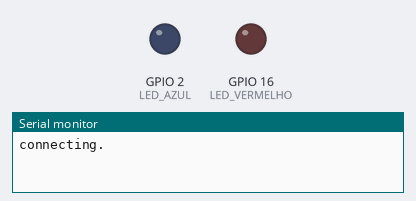
This sketch was run on a simulated ESP8266 (NodeMCU). Shown: output pins drawn as LEDs (lit = HIGH), the last lines printed to the serial monitor. WiFi joins after 1.5 s; servers stay silent unless stated.

Above: at 0.1 s.
At 1.7 s:
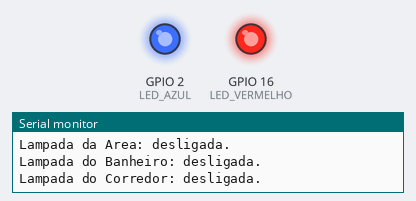
Timing chart, 0 to 3.2 s (numbered marks = the images above):
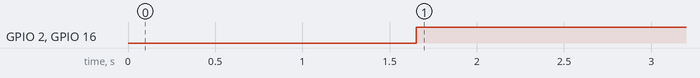

Measured:
- by itself, GPIO 2 (LED_AZUL), GPIO 16 (LED_VERMELHO): LOW → HIGH at 1.7 s

The sketch:

casa_tads_20192.ino
```cpp
#include <ESP8266WiFi.h>
#include <FirebaseArduino.h>

//wi-fi e autenticação no Firebase
#define FIREBASE_HOST "https://casa-6f76f.firebaseio.com/"
#define FIREBASE_AUTH "AHIZt9x6KtwxehbaCRvyPzrirg1FKiZuVvCkwYvw"
#define WIFI_SSID "ifdoce"
#define WIFI_PASSWORD "10tifsul"

//mapeamento de portas
#define LED_AZUL 2
#define LED_VERMELHO 16

void autenticarFirebase(){
  //autentica e inicializa o serviço de Realtimedatabase do Firebase
  Firebase.begin(FIREBASE_HOST, FIREBASE_AUTH);
}

void conectarWiFi(){
  //conecta com o wifi
  WiFi.begin(WIFI_SSID, WIFI_PASSWORD);
  Serial.print("\nconnecting");
  while (WiFi.status() != WL_CONNECTED) {
    Serial.print(".");
    delay(500);
  }
  Serial.println();
  Serial.print("connected: ");
  Serial.println(WiFi.localIP());
  autenticarFirebase();
}

void setup() {
  //inicializa a comunicação serial com o monitor da IDE
  Serial.begin(9600);

  pinMode(LED_AZUL, OUTPUT); //led buit in azul
  pinMode(LED_VERMELHO, OUTPUT); //led buit in vermelho

  conectarWiFi();

}

void loop() {
  if(WiFi.status() == WL_CONNECTED) {
    if(Firebase.success()) {
      FirebaseObject casa = Firebase.get("casa");

      if(casa.getBool("/ledAzul")) {
        digitalWrite(LED_AZUL, LOW);
        Serial.println("Led azul ligado.");
      } else {
        digitalWrite(LED_AZUL, HIGH);
        Serial.println("Led azul desligado.");
      }

      if(casa.getBool("/ledVermelho")) {
        digitalWrite(LED_VERMELHO, LOW);
        Serial.println("Led vermelho ligado.");
      } else {
        digitalWrite(LED_VERMELHO, HIGH);
        Serial.println("Led vermelho desligado.");
      }

      if(casa.getBool("/area/lampada")) {
        Serial.println("Lampada da Area: ligada.");
      } else {
        Serial.println("Lampada da Area: desligada.");
      }

      if(casa.getBool("/banheiro/lampada")) {
        Serial.println("Lampada do Banheiro: ligada.");
      } else {
        Serial.println("Lampada do Banheiro: desligada.");
      }

      if(casa.getBool("/circulacao/lampada")) {
        Serial.println("Lampada do Corredor: ligada.");
      } else {
        Serial.println("Lampada do Corredor: desligada.");
      }

      if(casa.getBool("/cozinha/lampada")) {
        Serial.println("Lampada da Cozinha: ligada.");
      } else {
        Serial.println("Lampada da Cozinha: desligada.");
      }

      if(casa.getBool("/dormitorio1/lampada")) {
        Serial.println("Lampada do Dormitorio1: ligada.");
      } else {
        Serial.println("Lampada do Dormitorio1: desligada.");
      }
      if(casa.getBool("/dormitorio1/hvac")) {
        Serial.println("Ar-condicionado do Dormitorio1: ligado.");
      } else {
        Serial.println("Ar-condicionado do Dormitorio1: desligado.");
      }

      if(casa.getBool("/dormitorio1/lampada")) {
        Serial.println("Lampada do Dormitorio1: ligada.");
      } else {
        Serial.println("Lampada do Dormitorio1: desligada.");
      }
      if(casa.getBool("/dormitorio1/hvac")) {
        Serial.println("Ar-condicionado do Dormitorio1: ligado.");
      } else {
        Serial.println("Ar-condicionado do Dormitorio1: desligado.");
      }

      if(casa.getBool("/dormitorio2/lampada")) {
        Serial.println("Lampada do Dormitorio2: ligada.");
      } else {
        Serial.println("Lampada do Dormitorio2: desligada.");
      }
      if(casa.getBool("/dormitorio2/hvac")) {
        Serial.println("Ar-condicionado do Dormitorio2: ligado.");
      } else {
        Serial.println("Ar-condicionado do Dormitorio2: desligado.");
      }

      if(casa.getBool("/dormitorio3/lampada")) {
        Serial.println("Lampada do Dormitorio3: ligada.");
      } else {
        Serial.println("Lampada do Dormitorio3: desligada.");
      }
      if(casa.getBool("/dormitorio3/hvac")) {
        Serial.println("Ar-condicionado do Dormitorio3: ligado.");
      } else {
        Serial.println("Ar-condicionado do Dormitorio3: desligado.");
      }

    } else {
      Serial.println("Erro na autenticão com o Firebase");
    }
  } else {
    conectarWiFi();
  }

  delay(500);
}
```
